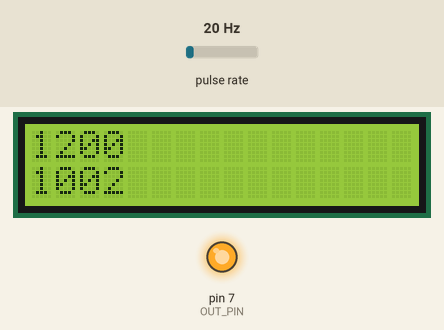
This sketch was run on a simulated Arduino Uno, built with avr-gcc and run on an emulated ATmega328P. On the bench: 16×2 character LCD, output pins drawn as LEDs (lit = HIGH). Wiring (inferred from the names in the program): pulse sensor: data pin 2. Inputs (shaded band) come from the test bench; at power-on: pulse rate 20 Hz.

Above: at 1.2 s.
1.3 s: pulse rate (sensor on pin 2) set to 150 Hz
At 3.4 s:
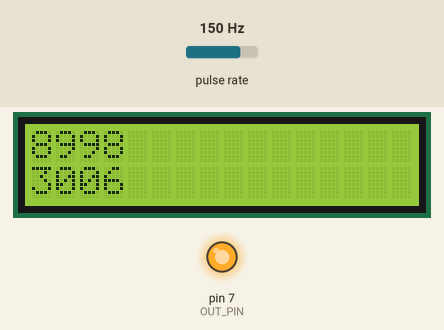
4.3 s: pulse rate (sensor on pin 2) set to 50 Hz
At 4.78 s:
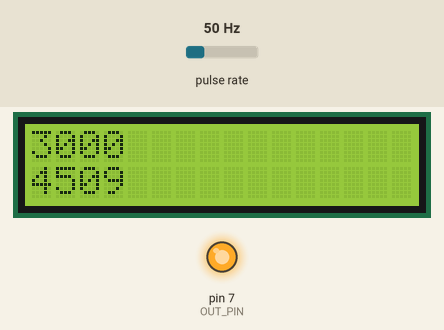
7.3 s: pulse rate (sensor on pin 2) set to 4 Hz
At 8.4 s:
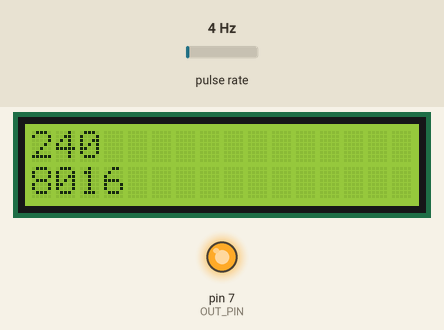
Timing chart, 0 to 10.3 s (numbered marks = the images above; inputs shaded):
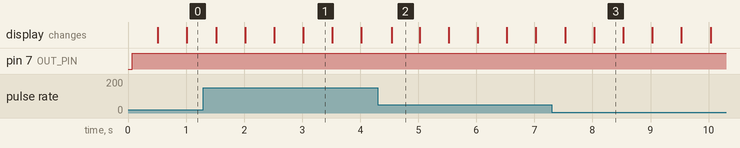

Measured:
- what the display in image 1 shows lasts 0.5 s, from 3.0 s to 3.5 s

The sketch:

Taho.ino
```cpp
#include <LiquidCrystal_I2C.h>
#include "Tacho.h"

#define TACH_PIN 2
#define OUT_PIN 7
#define MIN_LIM 1

LiquidCrystal_I2C lcd(0x3F,16,2);  // set the LCD address to 0x27 or 0x3F
                                   // and type of screen 2004 or 1602
Tacho tacho;


void setup() {
  //инициализируем LCD
  lcd.init();
  lcd.backlight();

  //настраиваем пин выхода
  pinMode(OUT_PIN,OUTPUT);

  // пин тахометра подтягиваем к VCC
  pinMode(TACH_PIN, INPUT);

  // настраиваем прерывание
  attachInterrupt(0, isr, FALLING);
}


// обработчик прерывания
void isr() {
  tacho.tick();   // сообщаем библиотеке об этом
}


void loop() {
  // put your main code here, to run repeatedly:


  static uint32_t tmr;
  if (millis() - tmr > 500) {
    tmr = millis();

    lcd.clear();
    lcd.setCursor(0,0);
    lcd.print(tacho.getRPM());
    lcd.setCursor(0,1);
    lcd.print(tmr);

  }

    if (tacho.getRPM() < MIN_LIM){
      digitalWrite(OUT_PIN,LOW);
    }else{
      digitalWrite(OUT_PIN,HIGH);
    }
}
```

Tacho.h
```cpp
#ifndef Tacho_h
#define Tacho_h

// класс тахометра v1.1
// встроенный медианный фильтр
// вызывай tick() в прерывании по фронту
// забирай getRPM() частоту в оборотах в минуту
// забирай getHz() частоту в Герцах
// забирай getPeriod() период в мкс

#define _TACHO_TICKS_AMOUNT 1	  // количество тиков для счёта времени
#define _TACHO_TIMEOUT 1000000	  // таймаут прерываний (мкс), после которого считаем что вращение прекратилось

class Tacho {
public:
	void tick() {   // tachoTime - время в мкс каждых _TACHO_TICKS_AMOUNT тиков
		if (!ticks--) {
			ticks = _TACHO_TICKS_AMOUNT - 1;
			tachoTime = micros() - tachoTimer;
			tachoTimer += tachoTime;  //== tachoTimer = micros();
			ready = true;
		}
	}

	uint16_t getRPM() {
		if (ready) {	// если готовы новые данные
			ready = false;
			if (tachoTime != 0) rpm = (uint32_t)_TACHO_TICKS_AMOUNT * 60000000 / median3(tachoTime);
		}
		if (micros() - tachoTimer > _TACHO_TIMEOUT) rpm = 0;
		return rpm;
	}

	float getHz() {
		if (ready) {  // если готовы новые данные
			ready = false;
			if (tachoTime != 0) hz = (float)_TACHO_TICKS_AMOUNT * 1000000 / median3(tachoTime);
		}
		if (micros() - tachoTimer > _TACHO_TIMEOUT) hz = 0;
		return hz;
	}

	uint32_t getPeriod() {
		return median3(tachoTime);
	}

private:
	// быстрая медиана
	long median3(long value) {
		buf[counter] = value;
		if (++counter > 2) counter = 0;
		if ((buf[0] <= buf[1]) && (buf[0] <= buf[2])) return (buf[1] <= buf[2]) ? buf[1] : buf[2];
		else {
			if ((buf[1] <= buf[0]) && (buf[1] <= buf[2])) return (buf[0] <= buf[2]) ? buf[0] : buf[2];
			else return (buf[0] <= buf[1]) ? buf[0] : buf[1];
		}
	}

	volatile uint32_t tachoTime = 100000;   // для плавного старта значений
	volatile uint32_t tachoTimer = micros();
	volatile int ticks = 0;
	volatile bool ready = false;
	uint32_t buf[3] = {100000, 100000, 100000}; // для плавного старта значений
	byte counter = 0;
	int rpm = 0;
	float hz = 0.0;
};
#endif
```
